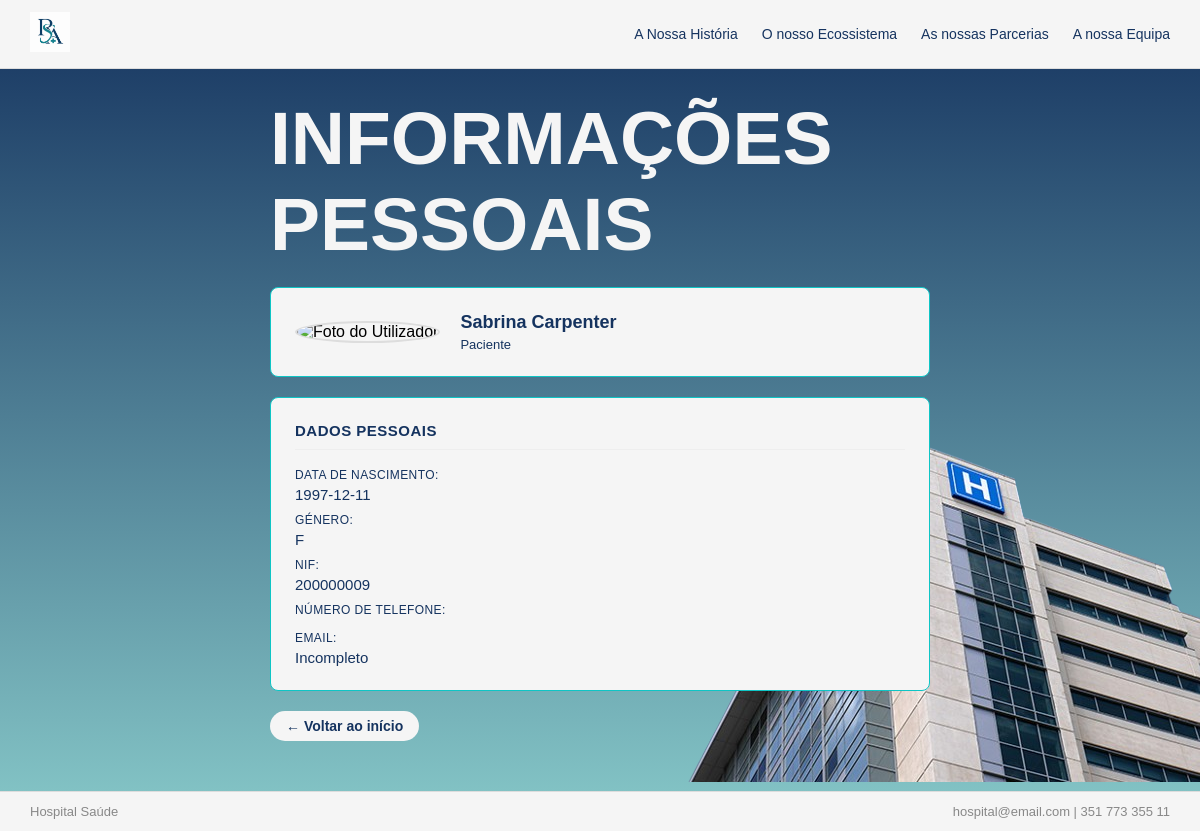
Page /Info.php (signed in) on the committed database.
### tables this page shows
CREATE TABLE `utilizadores` (
  `id_util` int(11) NOT NULL,
  `id_tipo` varchar(4) NOT NULL DEFAULT 'PC',
  `nome` varchar(50) NOT NULL,
  `apelido` varchar(50) NOT NULL,
  `email` varchar(90) NOT NULL,
  `telefone` int(11) DEFAULT NULL,
  `num_utente` varchar(9) NOT NULL,
  `nif` varchar(9) NOT NULL,
  `password` varchar(100) NOT NULL,
  `ncc` varchar(9) NOT NULL,
  `seg_social` varchar(11) NOT NULL,
  `genero` char(1) NOT NULL,
  `data_nascimento` date NOT NULL,
  `registo_medico` varchar(200) DEFAULT NULL
);

### Info.php (the view, shortened to what this page needs)
<!DOCTYPE html>
<html lang="en">
<head>
    <link rel="stylesheet" href="styles/info.css">
</head>
<body>
 <?php
    require "db.php";
    $id = $_SESSION["id_util"];
    $query = "SELECT nome, id_tipo, apelido, telefone, email, nif, genero, data_nascimento FROM `utilizadores` WHERE id_util = $id";
    $result = $conn->query($query);
    if ($result && $result->num_rows > 0)
    {
        $row = $result->fetch_assoc();
        $nome = $row['nome'];
        $id_tipo = $row['id_tipo'];
        switch ($id_tipo[0]) {
            case "P":
                $id_tipo = "Paciente";
                break;
        }
        $apelido = $row['apelido'];
        $email = $row['email'];
        if (is_null($row['email']))
        {
            $email = $row['email'];
        }
        else{
            $email = "Incompleto";
        }
        $nif = $row['nif'];
        $genero = $row['genero'];
        $data_nascimento = $row['data_nascimento'];
    }
?>
    <nav class="navbar">
        <div class="navbar-logo">
            <img src="images/logo.png" alt="Logotipo">
        </div>
        <ul class="navbar-links">
             <li><a href="historia.php">A Nossa História</a></li>
            <li><a href="socios.php">O nosso Ecossistema</a></li>
            <li><a href="parcerias.php">As nossas Parcerias</a></li>
            <li><a href="medicos.php">A nossa Equipa</a></li>
        </ul>
    </nav>
    <div class="page">
        <div class="page-header">
            <h1>INFORMAÇÕES PESSOAIS</h1>
        </div>
    <div class="imagem-topo">
        <div class="imagem-topo-logo5">
            <img src="images/hospital.png" alt="Hospital">
        </div>
    </div>
        <div class="card perfil">
            <div class="perfil-foto">
                <img src="images/Sabrina_Carpenter.png" alt="Foto do Utilizador">
            </div>
            <div class="perfil-nome">
                <h2><?php echo $nome . " " . $apelido ?></h2>
                <p><?php echo $id_tipo ?></p>
            </div>
        </div>
        <div class="card">
            <h3>DADOS PESSOAIS</h3>
            <div class="info-grid">
                <div class="info-item">
                    <span class="info-label">Data de Nascimento</span>
                    <span class="info-valor"><?php echo $data_nascimento  ?></span>
                </div>
                <div class="info-item">
                    <span class="info-label">Género</span>
                    <span class="info-valor"><?php echo $genero  ?></span>
                </div>
                <div class="info-item">
                    <span class="info-label">NIF</span>
                    <span class="info-valor"><?php echo $nif  ?></span>
                </div>
                <div class="info-item">
                    <span class="info-label">Número de Telefone</span>
                </div>
                <div class="info-item">
                    <span class="info-label">Email</span>
                    <span class="info-valor"><?php echo $email ?></span>
                </div>
            </div>
        </div>
        <div class="acoes">
            <a href="main.php" class="btn-voltar">← Voltar ao início</a>
        </div>
    </div>
    <footer class="rodape">
        <span>Hospital Saúde</span>
        <span>hospital@email.com | 351 773 355 11</span>
    </footer>
</body>
</html>

### styles/info.css (style rules this page uses)
* { margin: 0; padding: 0; box-sizing: border-box; }
body { font-family: Arial, sans-serif; background: linear-gradient(rgba(21,51,95,1), rgba(122,195,195,0.9)); min-height: 100vh; padding-top: 65px; padding-bottom: 60px; display: flex; flex-direction: column; align-items: center; }
.navbar { position: fixed; top: 0; left: 0; width: 100%; background-color: #f5f5f5; border-bottom: 1px solid #ddd; display: flex; align-items: center; justify-content: space-between; padding: 12px 30px; box-sizing: border-box; z-index: 100; }
.navbar-logo img { height: 40px; }
.navbar-links { list-style: none; display: flex; gap: 24px; margin: 0; padding: 0; }
.navbar-links li a { text-decoration: none; color: #15335f; font-size: 14px; }
.imagem-topo-logo5 { position: fixed; right: 10%; top: 45%; width: 400px; height: auto; z-index: -1; }
.page { width: 100%; max-width: 700px; padding: 30px 20px; }
.page-header { margin-bottom: 20px; }
.page-header h1 { font-size: 75px; color: #f5f5f5; }
.card { background-color: #f5f5f5; border: 1px solid #0ec5c5; border-radius: 8px; padding: 24px; margin-bottom: 20px; }
.card h3 { font-size: 15px; color: #15335f; margin-bottom: 18px; padding-bottom: 10px; border-bottom: 1px solid #eee; text-transform: uppercase; letter-spacing: 0.5px; }
.perfil { display: flex; align-items: center; gap: 20px; }
.perfil-foto img { width: 80px; height: 80px; border-radius: 50%; border: 2px solid #ddd; object-fit: cover; }
.perfil-nome h2 { font-size: 18px; color: #15335f; margin-bottom: 4px; }
.perfil-nome p { font-size: 13px; color: #15335f; }
.info-grid { display: flex; flex-direction: column; gap: 10px; }
.info-item { display: flex; flex-direction: column; gap: 4px; }
.info-label { font-size: 12px; color: #15335f; text-transform: uppercase; letter-spacing: 0.4px; }
.info-label::after { content: ":"; }
.info-valor { font-size: 15px; color: #15335f; }
.acoes { display: flex; justify-content: space-between; align-items: center; }
.btn-voltar { display: inline-block; text-decoration: none; background-color: #F5f5f5; color: #15335f; font-size: 14px; padding: 7px 16px; border-radius: 20px; font-weight: bold; border-color: #F5f5f5; }
.rodape { position: fixed; bottom: 0; left: 0; width: 100%; background-color: #f5f5f5; border-top: 1px solid #ddd; display: flex; justify-content: space-between; padding: 12px 30px; font-size: 13px; color: #888; }

### rows in the picture
utilizadores: nome "Sabrina", apelido "Carpenter", id_tipo "Paciente", data_nascimento "1997-12-11", genero "F", nif "200000009", email "Incompleto"
